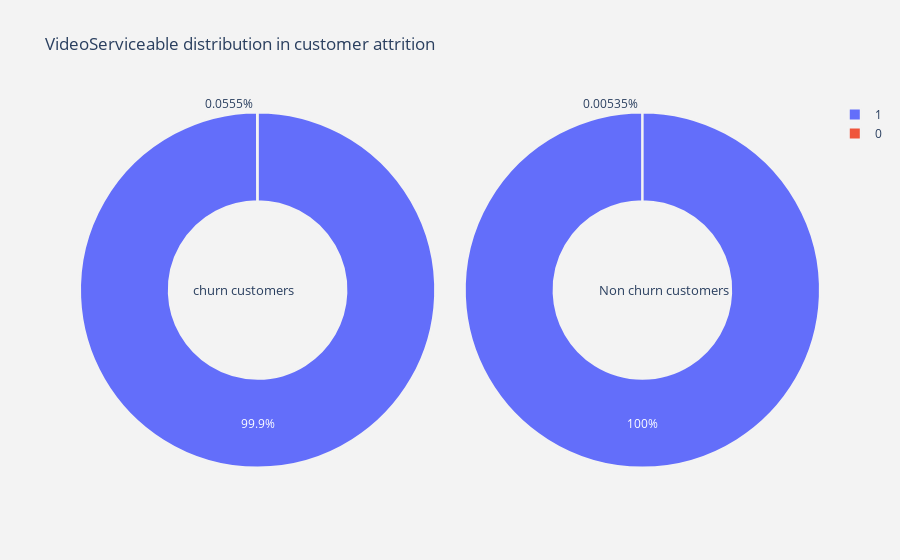

Notebook code cell kept with this figure:
### Code cell
plot_pie('VideoServiceable')

### Figure 1 — Plotly figure (JSON) as saved in the notebook; plotly's stock layout.template omitted (floating-point values rounded to 4 significant figures)
{"data": [{"domain": {"x": [0, 0.48]}, "hole": 0.5, "hoverinfo": "label+percent+name", "labels": [1, 0], "marker": {"line": {"color": "rgb(243,243,243)", "width": 2}}, "name": "Churn Customers", "type": "pie", "values": [196394, 109]}, {"domain": {"x": [0.52, 1]}, "hole": 0.5, "hoverinfo": "label+percent+name", "labels": [1, 0], "marker": {"line": {"color": "rgb(243,243,243)", "width": 2}}, "name": "Non churn customers", "type": "pie", "values": [56067, 3]}], "layout": {"annotations": [{"font": {"size": 13}, "showarrow": false, "text": "churn customers", "x": 0.15, "y": 0.5}, {"font": {"size": 13}, "showarrow": false, "text": "Non churn customers", "x": 0.88, "y": 0.5}], "paper_bgcolor": "rgb(243,243,243)", "plot_bgcolor": "rgb(243,243,243)", "title": {"text": "VideoServiceable distribution in customer attrition "}}}
